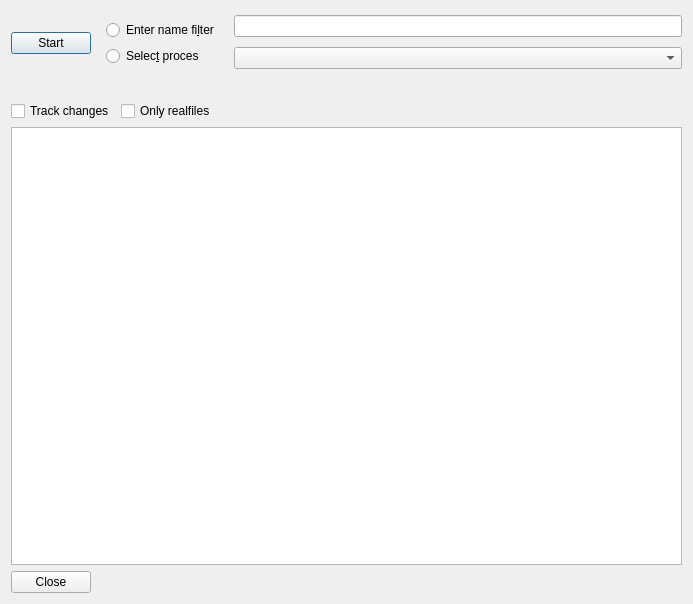
<?xml version="1.0" encoding="UTF-8"?>
<ui version="4.0">
 <class>monitor</class>
 <widget class="QDialog" name="monitor">
  <property name="geometry">
   <rect>
    <x>0</x>
    <y>0</y>
    <width>693</width>
    <height>604</height>
   </rect>
  </property>
  <property name="windowTitle">
   <string>Dialog</string>
  </property>
  <layout class="QVBoxLayout" name="verticalLayout">
   <item>
    <layout class="QHBoxLayout" name="horizontalLayout">
     <property name="bottomMargin">
      <number>10</number>
     </property>
     <item>
      <widget class="QPushButton" name="startButton">
       <property name="sizePolicy">
        <sizepolicy hsizetype="Maximum" vsizetype="Fixed">
         <horstretch>0</horstretch>
         <verstretch>0</verstretch>
        </sizepolicy>
       </property>
       <property name="text">
        <string>Start</string>
       </property>
      </widget>
     </item>
     <item>
      <widget class="QWidget" name="widget" native="true">
       <property name="sizePolicy">
        <sizepolicy hsizetype="Maximum" vsizetype="Preferred">
         <horstretch>0</horstretch>
         <verstretch>0</verstretch>
        </sizepolicy>
       </property>
       <layout class="QVBoxLayout" name="verticalLayout_2">
        <item>
         <widget class="QRadioButton" name="useNameFilter">
          <property name="text">
           <string>Enter name fi&amp;lter</string>
          </property>
         </widget>
        </item>
        <item>
         <widget class="QRadioButton" name="useSelection">
          <property name="text">
           <string>Selec&amp;t proces</string>
          </property>
         </widget>
        </item>
       </layout>
      </widget>
     </item>
     <item>
      <layout class="QVBoxLayout" name="verticalLayout_4">
       <item>
        <widget class="QLineEdit" name="nameFilter"/>
       </item>
       <item>
        <widget class="QComboBox" name="processSelector"/>
       </item>
      </layout>
     </item>
    </layout>
   </item>
   <item>
    <layout class="QHBoxLayout" name="horizontalLayout_2">
     <property name="topMargin">
      <number>10</number>
     </property>
     <item>
      <widget class="QCheckBox" name="trackChanges">
       <property name="text">
        <string>Track changes</string>
       </property>
      </widget>
     </item>
     <item>
      <widget class="QCheckBox" name="onlyRealFiles">
       <property name="text">
        <string>Only realfiles</string>
       </property>
      </widget>
     </item>
     <item>
      <spacer name="horizontalSpacer">
       <property name="orientation">
        <enum>Qt::Horizontal</enum>
       </property>
       <property name="sizeHint" stdset="0">
        <size>
         <width>40</width>
         <height>20</height>
        </size>
       </property>
      </spacer>
     </item>
    </layout>
   </item>
   <item>
    <widget class="QTableView" name="fileList">
     <property name="editTriggers">
      <set>QAbstractItemView::NoEditTriggers</set>
     </property>
     <property name="sortingEnabled">
      <bool>true</bool>
     </property>
    </widget>
   </item>
   <item>
    <widget class="QPushButton" name="closeButton">
     <property name="sizePolicy">
      <sizepolicy hsizetype="Maximum" vsizetype="Fixed">
       <horstretch>0</horstretch>
       <verstretch>0</verstretch>
      </sizepolicy>
     </property>
     <property name="text">
      <string>Close</string>
     </property>
    </widget>
   </item>
  </layout>
 </widget>
 <resources/>
 <connections/>
</ui>
